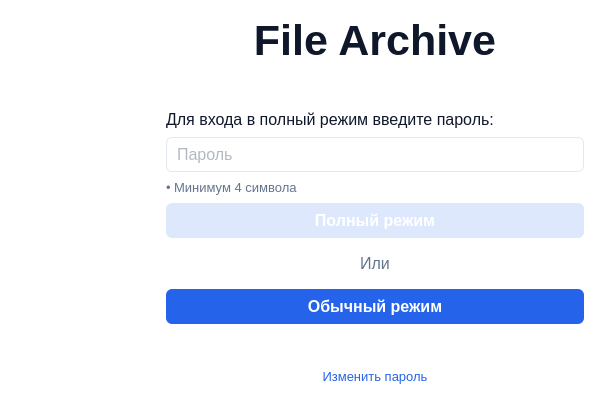
<?xml version="1.0" encoding="UTF-8"?>
<ui version="4.0">
 <class>PasswordDialog</class>
 <widget class="QDialog" name="PasswordDialog">
  <property name="geometry">
   <rect>
    <x>0</x>
    <y>0</y>
    <width>600</width>
    <height>400</height>
   </rect>
  </property>
  <property name="minimumSize">
   <size>
    <width>600</width>
    <height>400</height>
   </size>
  </property>
  <property name="maximumSize">
   <size>
    <width>600</width>
    <height>400</height>
   </size>
  </property>
  <property name="windowTitle">
   <string>Dialog</string>
  </property>
  <property name="styleSheet">
   <string notr="true">QDialog {
    background-color: #FFFFFF;    /* Белый фон окна */
}

QLabel {
    color: #0F172A;   /* Акцентный цвет текста */
}

QFrame {
    background-color: #FFFFFF;
    border: none;
}



/* === Акцентная кнопка=== */
QPushButton {
    background-color: #2563EB;       /* Основной синий */
    color: #FFFFFF;                  /* Белый текст */
    font-weight: bold;               /* Жирный шрифт */
    border: none;                    /* Без рамки */
    border-radius: 6px;              /* Скругления */
    padding: 6px 12px;               /* Отступы для аккуратности */
}

/* === Наведение (hover) === */
QPushButton:hover {
    background-color: #5283EF;       /* Более светлый синий */
}

/* === Нажатие (pressed / checked) === */
QPushButton:pressed,
QPushButton:checked {
    background-color: #124CC9;       /* Тёмно-синий при клике */
}

/* === Отключена (disabled) === */
QPushButton:disabled {
    background-color: #DEE8FC;       /* Бледно-синий фон */
    color: #FFFFFF;                  /* Белый текст (можно осветлить при желании) */
    border: none;
    border-radius: 6px;
}



/* === Базовый стиль для всех QLineEdit === */
QLineEdit {
    background-color: #FFFFFF;       /* Белый фон */
    border: 1px solid #E2E8F0;       /* Светлая рамка */
    border-radius: 6px;              /* Скругления */
    color: #64748B;                  /* Цвет текста */
    padding: 6px 8px;                /* Внутренние отступы для аккуратности */
}

/* === При фокусе (активное поле ввода) === */
QLineEdit:focus {
    background-color: #FFFFFF;       /* Белый фон */
    border: 1px solid #2563EB;       /* Синяя рамка */
    border-radius: 6px;
    color: #0F172A;                  /* Тёмный текст */
    outline: none;                   /* Убираем системный контур */
}

/* === Отключенное состояние === */
QLineEdit:disabled {
    background-color: #FFFFFF;       /* Белый фон (не серый) */
    border: 1px solid #F8FAFC;       /* Очень светлая рамка */
    border-radius: 6px;
    color: #E2E8F0;                  /* Бледный текст */
}</string>
  </property>
  <layout class="QHBoxLayout" name="horizontalLayout">
   <property name="spacing">
    <number>0</number>
   </property>
   <property name="leftMargin">
    <number>0</number>
   </property>
   <property name="topMargin">
    <number>0</number>
   </property>
   <property name="rightMargin">
    <number>0</number>
   </property>
   <property name="bottomMargin">
    <number>0</number>
   </property>
   <item>
    <widget class="QLabel" name="photo_label">
     <property name="sizePolicy">
      <sizepolicy hsizetype="Preferred" vsizetype="Preferred">
       <horstretch>0</horstretch>
       <verstretch>0</verstretch>
      </sizepolicy>
     </property>
     <property name="minimumSize">
      <size>
       <width>150</width>
       <height>298</height>
      </size>
     </property>
     <property name="maximumSize">
      <size>
       <width>16777215</width>
       <height>16777215</height>
      </size>
     </property>
     <property name="text">
      <string/>
     </property>
     <property name="scaledContents">
      <bool>true</bool>
     </property>
    </widget>
   </item>
   <item>
    <widget class="QStackedWidget" name="stackedWidget">
     <property name="currentIndex">
      <number>0</number>
     </property>
     <widget class="QWidget" name="auth_page">
      <layout class="QVBoxLayout" name="verticalLayout_2">
       <property name="spacing">
        <number>16</number>
       </property>
       <property name="leftMargin">
        <number>16</number>
       </property>
       <property name="topMargin">
        <number>16</number>
       </property>
       <property name="rightMargin">
        <number>16</number>
       </property>
       <property name="bottomMargin">
        <number>16</number>
       </property>
       <item>
        <widget class="QLabel" name="logo_label">
         <property name="sizePolicy">
          <sizepolicy hsizetype="Expanding" vsizetype="Maximum">
           <horstretch>0</horstretch>
           <verstretch>0</verstretch>
          </sizepolicy>
         </property>
         <property name="font">
          <font>
           <family>Segoe UI</family>
           <pointsize>32</pointsize>
           <weight>75</weight>
           <bold>true</bold>
          </font>
         </property>
         <property name="text">
          <string>File Archive</string>
         </property>
         <property name="alignment">
          <set>Qt::AlignCenter</set>
         </property>
        </widget>
       </item>
       <item>
        <spacer name="verticalSpacer">
         <property name="orientation">
          <enum>Qt::Vertical</enum>
         </property>
         <property name="sizeHint" stdset="0">
          <size>
           <width>20</width>
           <height>40</height>
          </size>
         </property>
        </spacer>
       </item>
       <item>
        <widget class="QFrame" name="password_frame">
         <property name="frameShape">
          <enum>QFrame::StyledPanel</enum>
         </property>
         <property name="frameShadow">
          <enum>QFrame::Raised</enum>
         </property>
         <layout class="QVBoxLayout" name="verticalLayout">
          <property name="spacing">
           <number>8</number>
          </property>
          <property name="leftMargin">
           <number>0</number>
          </property>
          <property name="topMargin">
           <number>0</number>
          </property>
          <property name="rightMargin">
           <number>0</number>
          </property>
          <property name="bottomMargin">
           <number>0</number>
          </property>
          <item>
           <widget class="QLabel" name="password_label">
            <property name="font">
             <font>
              <family>Segoe UI</family>
              <pointsize>12</pointsize>
             </font>
            </property>
            <property name="text">
             <string>Для входа в полный режим введите пароль:</string>
            </property>
           </widget>
          </item>
          <item>
           <widget class="QLineEdit" name="password_lineEdit">
            <property name="font">
             <font>
              <family>Segoe UI</family>
              <pointsize>12</pointsize>
             </font>
            </property>
            <property name="echoMode">
             <enum>QLineEdit::Password</enum>
            </property>
            <property name="placeholderText">
             <string>Пароль</string>
            </property>
           </widget>
          </item>
          <item>
           <widget class="QLabel" name="hint_label">
            <property name="font">
             <font>
              <family>Segoe UI</family>
              <pointsize>10</pointsize>
             </font>
            </property>
            <property name="styleSheet">
             <string notr="true">QLabel {
	color: #64748B;
}</string>
            </property>
            <property name="text">
             <string>• Минимум 4 символа</string>
            </property>
           </widget>
          </item>
          <item>
           <widget class="QPushButton" name="full_mode_pushButton">
            <property name="enabled">
             <bool>false</bool>
            </property>
            <property name="minimumSize">
             <size>
              <width>0</width>
              <height>35</height>
             </size>
            </property>
            <property name="font">
             <font>
              <family>Segoe UI</family>
              <pointsize>12</pointsize>
              <weight>75</weight>
              <bold>true</bold>
             </font>
            </property>
            <property name="text">
             <string>Полный режим</string>
            </property>
           </widget>
          </item>
         </layout>
        </widget>
       </item>
       <item>
        <widget class="QLabel" name="or_label">
         <property name="font">
          <font>
           <family>Segoe UI</family>
           <pointsize>12</pointsize>
          </font>
         </property>
         <property name="styleSheet">
          <string notr="true">QLabel {
	color: #64748B;
}</string>
         </property>
         <property name="text">
          <string>Или</string>
         </property>
         <property name="alignment">
          <set>Qt::AlignCenter</set>
         </property>
        </widget>
       </item>
       <item>
        <widget class="QPushButton" name="base_mode_pushButton">
         <property name="minimumSize">
          <size>
           <width>0</width>
           <height>35</height>
          </size>
         </property>
         <property name="font">
          <font>
           <family>Segoe UI</family>
           <pointsize>12</pointsize>
           <weight>75</weight>
           <bold>true</bold>
          </font>
         </property>
         <property name="text">
          <string>Обычный режим</string>
         </property>
        </widget>
       </item>
       <item>
        <spacer name="verticalSpacer_2">
         <property name="orientation">
          <enum>Qt::Vertical</enum>
         </property>
         <property name="sizeHint" stdset="0">
          <size>
           <width>20</width>
           <height>40</height>
          </size>
         </property>
        </spacer>
       </item>
       <item>
        <widget class="QLabel" name="change_password_label">
         <property name="font">
          <font>
           <family>Segoe UI</family>
           <pointsize>10</pointsize>
          </font>
         </property>
         <property name="styleSheet">
          <string notr="true">QLabel {
	color: #2563EB;
}

QLabel:hover {
	color: #5283EF;
}

QLabel:pressed {
	color: #124CC9;
}

QLabel:pressed {
	color: #DEE8FC;
}</string>
         </property>
         <property name="text">
          <string>Изменить пароль</string>
         </property>
         <property name="alignment">
          <set>Qt::AlignCenter</set>
         </property>
        </widget>
       </item>
      </layout>
     </widget>
     <widget class="QWidget" name="change_password_page">
      <layout class="QVBoxLayout" name="verticalLayout_4">
       <property name="spacing">
        <number>16</number>
       </property>
       <property name="leftMargin">
        <number>16</number>
       </property>
       <property name="topMargin">
        <number>16</number>
       </property>
       <property name="rightMargin">
        <number>16</number>
       </property>
       <property name="bottomMargin">
        <number>16</number>
       </property>
       <item>
        <widget class="QLabel" name="logo_label_2">
         <property name="sizePolicy">
          <sizepolicy hsizetype="Expanding" vsizetype="Fixed">
           <horstretch>0</horstretch>
           <verstretch>0</verstretch>
          </sizepolicy>
         </property>
         <property name="font">
          <font>
           <family>Segoe UI</family>
           <pointsize>32</pointsize>
           <weight>75</weight>
           <bold>true</bold>
          </font>
         </property>
         <property name="text">
          <string>File Archive</string>
         </property>
         <property name="alignment">
          <set>Qt::AlignCenter</set>
         </property>
        </widget>
       </item>
       <item>
        <spacer name="verticalSpacer_4">
         <property name="orientation">
          <enum>Qt::Vertical</enum>
         </property>
         <property name="sizeHint" stdset="0">
          <size>
           <width>20</width>
           <height>40</height>
          </size>
         </property>
        </spacer>
       </item>
       <item>
        <widget class="QFrame" name="frame">
         <property name="frameShape">
          <enum>QFrame::StyledPanel</enum>
         </property>
         <property name="frameShadow">
          <enum>QFrame::Raised</enum>
         </property>
         <layout class="QVBoxLayout" name="verticalLayout_3">
          <property name="spacing">
           <number>8</number>
          </property>
          <property name="leftMargin">
           <number>0</number>
          </property>
          <property name="topMargin">
           <number>0</number>
          </property>
          <property name="rightMargin">
           <number>0</number>
          </property>
          <property name="bottomMargin">
           <number>0</number>
          </property>
          <item>
           <widget class="QLabel" name="old_password_label">
            <property name="font">
             <font>
              <family>Segoe UI</family>
              <pointsize>12</pointsize>
             </font>
            </property>
            <property name="text">
             <string>Введите старый пароль:</string>
            </property>
           </widget>
          </item>
          <item>
           <widget class="QLineEdit" name="old_password_lineEdit">
            <property name="font">
             <font>
              <family>Segoe UI</family>
              <pointsize>12</pointsize>
             </font>
            </property>
            <property name="echoMode">
             <enum>QLineEdit::Password</enum>
            </property>
            <property name="placeholderText">
             <string>Пароль</string>
            </property>
           </widget>
          </item>
          <item>
           <widget class="QLabel" name="new_password_label">
            <property name="font">
             <font>
              <family>Segoe UI</family>
              <pointsize>12</pointsize>
             </font>
            </property>
            <property name="text">
             <string>Введите новый пароль:</string>
            </property>
           </widget>
          </item>
          <item>
           <widget class="QLineEdit" name="new_password_lineEdit">
            <property name="font">
             <font>
              <family>Segoe UI</family>
              <pointsize>12</pointsize>
             </font>
            </property>
            <property name="echoMode">
             <enum>QLineEdit::Password</enum>
            </property>
            <property name="placeholderText">
             <string>Пароль</string>
            </property>
           </widget>
          </item>
          <item>
           <widget class="QLabel" name="hint_label_2">
            <property name="font">
             <font>
              <family>Segoe UI</family>
              <pointsize>10</pointsize>
             </font>
            </property>
            <property name="styleSheet">
             <string notr="true">QLabel {
	color: #64748B;
}</string>
            </property>
            <property name="text">
             <string>• Минимум 4 символа</string>
            </property>
           </widget>
          </item>
         </layout>
        </widget>
       </item>
       <item>
        <widget class="QPushButton" name="change_pushButton">
         <property name="enabled">
          <bool>false</bool>
         </property>
         <property name="minimumSize">
          <size>
           <width>0</width>
           <height>35</height>
          </size>
         </property>
         <property name="font">
          <font>
           <family>Segoe UI</family>
           <pointsize>12</pointsize>
           <weight>75</weight>
           <bold>true</bold>
          </font>
         </property>
         <property name="text">
          <string>Изменить пароль</string>
         </property>
        </widget>
       </item>
       <item>
        <spacer name="verticalSpacer_3">
         <property name="orientation">
          <enum>Qt::Vertical</enum>
         </property>
         <property name="sizeHint" stdset="0">
          <size>
           <width>20</width>
           <height>40</height>
          </size>
         </property>
        </spacer>
       </item>
       <item>
        <widget class="QLabel" name="back_auth_label">
         <property name="font">
          <font>
           <family>Segoe UI</family>
           <pointsize>10</pointsize>
          </font>
         </property>
         <property name="styleSheet">
          <string notr="true">QLabel {
	color: #2563EB;
}

QLabel:hover {
	color: #5283EF;
}

QLabel:pressed {
	color: #124CC9;
}

QLabel:pressed {
	color: #DEE8FC;
}</string>
         </property>
         <property name="text">
          <string>Вернуться на страницу входа</string>
         </property>
         <property name="alignment">
          <set>Qt::AlignCenter</set>
         </property>
        </widget>
       </item>
      </layout>
     </widget>
    </widget>
   </item>
  </layout>
 </widget>
 <resources/>
 <connections/>
</ui>
